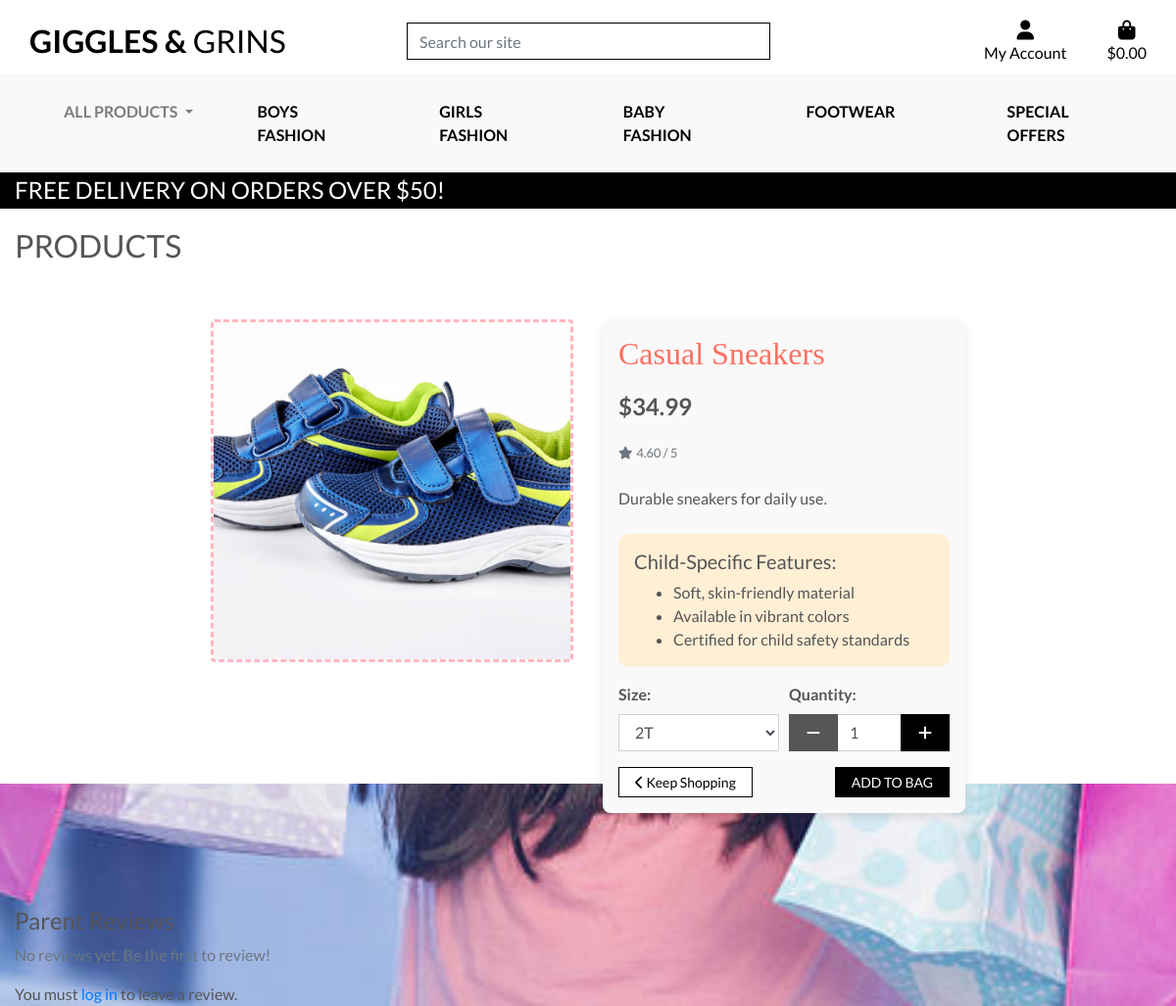
Page /products/3/ on the committed database.
### products/models.py (models this page shows, shortened)
class Product(models.Model):
    category = models.ForeignKey('Category', null=True, blank=True, on_delete=models.SET_NULL)
    subcategory = models.ForeignKey('Subcategory', null=True, blank=True, on_delete=models.SET_NULL, related_name="products")
    sku = models.CharField(max_length=254, null=True, blank=True)
    name = models.CharField(max_length=254)
    description = models.TextField()
    has_sizes = models.BooleanField(default=False, null=True, blank=True)
    price = models.DecimalField(max_digits=6, decimal_places=2)
    rating = models.DecimalField(max_digits=6, decimal_places=2, null=True, blank=True)
    image_url = models.URLField(max_length=1024, null=True, blank=True)
    image = models.ImageField(upload_to='product_images/', blank=True, null=True)
    has_sizes = models.BooleanField(default=True)

### products/views.py (the view, shortened to what this page needs)
# urls.py: path('<int:product_id>/', views.product_detail, name='product_detail'),
def product_detail(request, product_id):
    product = get_object_or_404(Product, pk=product_id)
    reviews = product.reviews.all()
    form = ReviewForm()
    context = {
        'product': product,
        'current_categories': Category.objects.all(),
        'reviews': reviews,
        'form': form,
    }
    return render(request, 'products/product_detail.html', context)

### products/forms.py
class ReviewForm(forms.ModelForm):
    class Meta:
        model = Review
        fields = ['comment', 'rating']
        widgets = {
            'comment': forms.Textarea(attrs={'class': 'form-control', 'rows': 4}),
            'rating': forms.NumberInput(attrs={'class': 'form-control', 'min': 1, 'max': 5}),
        }

### bag/contexts.py (called while the page is built, shortened)
def bag_contents(request):
    bag_items = []
    total = 0
    product_count = 0
    bag = request.session.get('bag', {})
    if total < settings.FREE_DELIVERY_THRESHOLD:
        delivery = total * Decimal(settings.STANDARD_DELIVERY_PERCENTAGE / 100)
        free_delivery_delta = settings.FREE_DELIVERY_THRESHOLD - total
    else:
        delivery = 0
        free_delivery_delta = 0
    grand_total = delivery + total
    context = {
        'bag_items': bag_items,
        'total': total,
        'product_count': product_count,
        'delivery': delivery,
        'free_delivery_delta': free_delivery_delta,
        'free_delivery_threshold': settings.FREE_DELIVERY_THRESHOLD,
        'grand_total': grand_total,
    }
    return context

### products/context_processors.py (called while the page is built)
def categories_with_subcategories(request):
    categories = Category.objects.prefetch_related("subcategories").all()
    return {"categories_with_subcategories": categories}

### products/templates/products/product_detail.html (shortened to what this page needs)
{% extends "base.html" %}
{% load static %}
{% block page_header %}
    <div class="container header-container">
    </div>
{% endblock %}
{% block content %}
    <div class="overlay"></div>
    <div class="container-fluid mt-5">
        <h2 class="logo-font">Products</h2>
        <div class="row">
            <div class="col-12 col-md-6 col-lg-4 offset-lg-2">
                <div class="image-container my-5">
                    {% if product.image %}
                        <a href="{{ product.image.url }}" target="_blank">
                            <img class="card-img-top img-fluid rounded" src="{{ product.image.url }}" alt="{{ product.name }}" style="border: 3px dashed #ffb6c1;">
                        </a>
                    {% else %}
                        <a href="#">
                            <img class="card-img-top img-fluid" src="{{ MEDIA_URL }}noimage.png" alt="{{ product.name }}">
                        </a>
                    {% endif %}
                </div>
            </div>
            <div class="col-12 col-md-6 col-lg-4">
                <div class="product-details-container mb-5 mt-md-5 p-3" style="background-color: #f9f9f9; border-radius: 8px; box-shadow: 0 4px 8px rgba(0, 0, 0, 0.1);">
                    <h2 class="mb-3" style="font-family: 'Comic Sans MS', cursive; color: #ff6f61;">{{ product.name }}</h2>
                    <p class="lead mb-3 text-left font-weight-bold" style="font-size: 1.5rem;">${{ product.price }}</p>
                    {% if product.rating %}
                        <small class="text-muted"><i class="fas fa-star mr-1"></i>{{ product.rating }} / 5</small>
                    {% else %}
                        <small class="text-muted">No Rating</small>
                    {% endif %}
                    <p class="mt-4">{{ product.description }}</p>
                    <div class="child-features mt-4 p-3" style="background-color: #ffefd5; border-radius: 10px;">
                        <h5>Child-Specific Features:</h5>
                        <ul class="mb-0">
                            <li>Soft, skin-friendly material</li>
                            <li>Available in vibrant colors</li>
                            <li>Certified for child safety standards</li>
                        </ul>
                    </div>
                    <form class="form" action="{% url 'add_to_bag' product.id %}" method="POST">
                        {% with product.has_sizes as s %}
                        <div class="form-row align-items-center mt-3">
                           {% if s %}
                               <div class="col-6">
                                   <label for="id_product_size"><strong>Size:</strong></label>
                                   <select class="form-control rounded-0" name="product_size" id="id_product_size">
                                      <option value="2t">2T</option>
                                  </select>
                             </div>
                        {% endif %}
                        <div class="{% if s %}col-6{% else %}col-12{% endif %}">
                            <label for="id_qty_{{ product.id }}"><strong>Quantity:</strong></label>
                            <div class="input-group">
                                <div class="input-group-prepend">
                                    <button class="decrement-qty btn btn-black rounded-0"
                                        data-item_id="{{ product.id }}" id="decrement-qty_{{ product.id }}">
                                        <span class="icon">
                                            <i class="fas fa-minus"></i>
                                        </span>
                                    </button>
                                </div>
                                <input class="form-control qty_input" type="number"
                                    name="quantity" value="1" min="1" max="99"
                                    data-item_id="{{ product.id }}"
                                    id="id_qty_{{ product.id }}">
                                <div class="input-group-append">
                                    <button class="increment-qty btn btn-black rounded-0"
                                        data-item_id="{{ product.id }}" id="increment-qty_{{ product.id }}">
                                        <span class="icon">
                                            <i class="fas fa-plus"></i>
                                        </span>
                                    </button>
                                </div>
                            </div>
                        </div>
                    </div>
                    {% endwith %}
                        <div class="form-row align-items-center mt-3">
                            <div class="col-6 d-flex align-items-center">
                                <a href="{% url 'products' %}" class="btn btn-outline-black btn-sm rounded-0 py-1 px-3">
                                    <i class="fas fa-chevron-left"></i> Keep Shopping
                                </a>
                            </div>
                            <div class="col-6 d-flex justify-content-end">
                                <input type="submit" class="btn btn-black btn-sm rounded-0 text-uppercase py-1 px-3" value="Add to Bag">
                            </div>
                        </div>
                    </form>
                </div>
            </div>
        </div>
        <div class="reviews mt-5">
            <h4>Parent Reviews</h4>
            {% if reviews %}
                {% for review in reviews %}
                    <div class="review mb-4">
                        <p><strong>{{ review.user.username }}</strong> ({{ review.created_at|date:"F j, Y" }})</p>
                        <p>{{ review.comment }}</p>
                        {% if review.rating %}
                            <p>Rating: {{ review.rating }} / 5</p>
                        {% endif %}
                        <hr>
                    </div>
                {% endfor %}
            {% else %}
                <p class="text-muted">No reviews yet. Be the first to review!</p>
            {% endif %}
        </div>
        {% if user.is_authenticated %}
            <div class="submit-review mt-5">
                <h5>Leave a Review</h5>
                <form method="POST">
                    {% csrf_token %}
                    {{ form.as_p }}
                    <button type="submit" class="btn btn-black">Submit Review</button>
                </form>
            </div>
        {% else %}
            <p class="mt-3">You must <a href="{% url 'login' %}">log in</a> to leave a review.</p>
        {% endif %}
    </div>
{% endblock %}

### static/css/base.css (style rules this page uses)
html { height: 100%; margin: 0; padding: 0; }
body { background: url('/media/bckground_img.jpg') no-repeat center center fixed; background-size: cover; background-color: #ADD8E6; color: #555; font-family: 'Lato'; height: 100vh; }
.container { margin-top: 20px; }
.icon { align-items: center; display: inline-flex; justify-content: center; height: 1.5rem; width: 1.5rem; }
.logo-font { text-transform: uppercase; text-align: left; }
h2.logo-font { margin-top:1.5rem ; }
.btn-black { background: black; color: white; }
.btn-outline-black { background: white; color: black !important; border: 1px solid black; }
.card-img-top { height: 350px; object-fit: cover; width: 100%; }
.overlay { height: 100%; width: 100%; top: 0; left: 0; position: fixed; background: white; z-index: -1; height: 100vh; width: 100vw; }
@media (min-width: 1200px) { .container { max-width: 80%; } }
@media (min-width: 992px) { .header-container { padding-top: 164px; } }

### rows in the picture
Product: image (picture), name "Casual Sneakers", price "34.99", rating "4.60", description "Durable sneakers for daily use."

### other values in the picture
{{ free_delivery_threshold }} "50"
